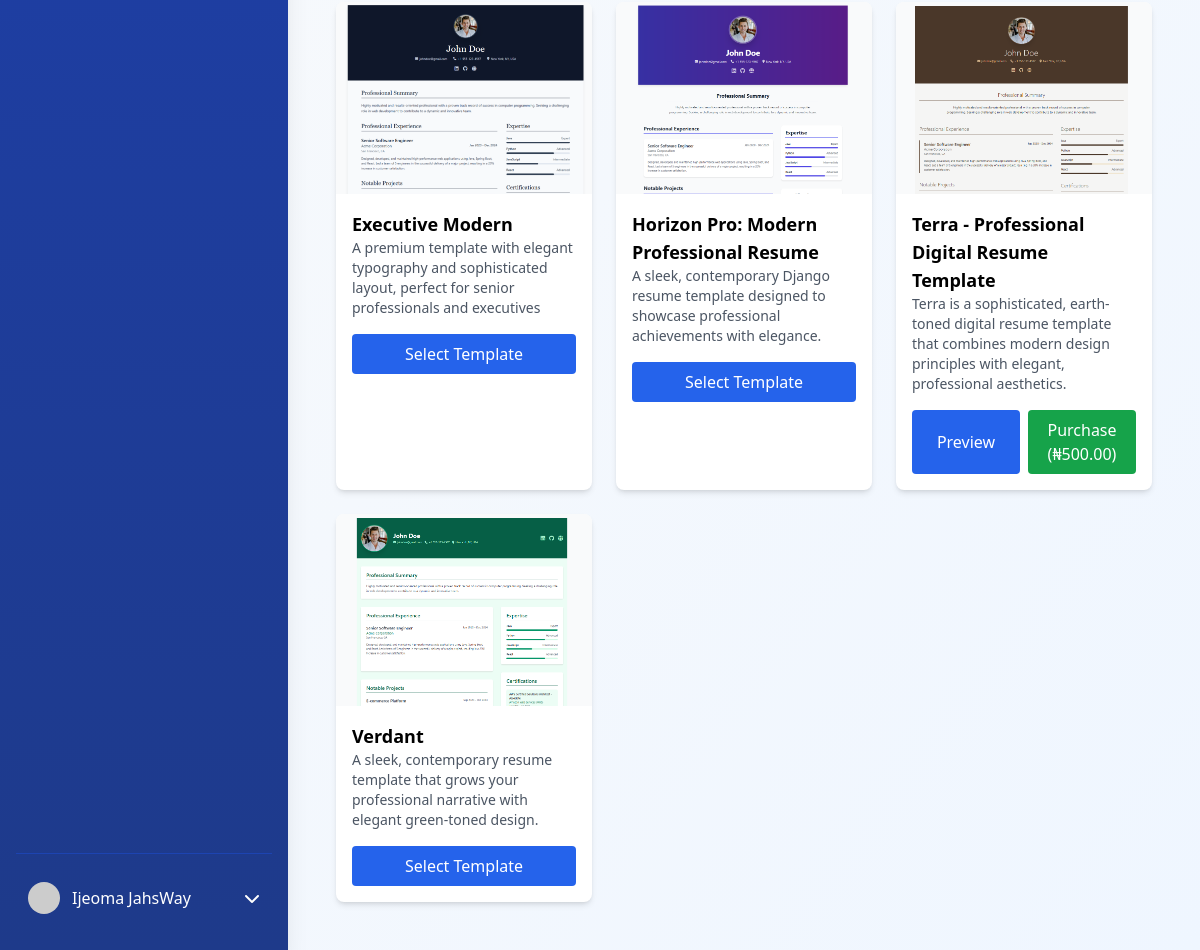
Page /resumes/templates/ (signed in, lower part) on the earlier database version.
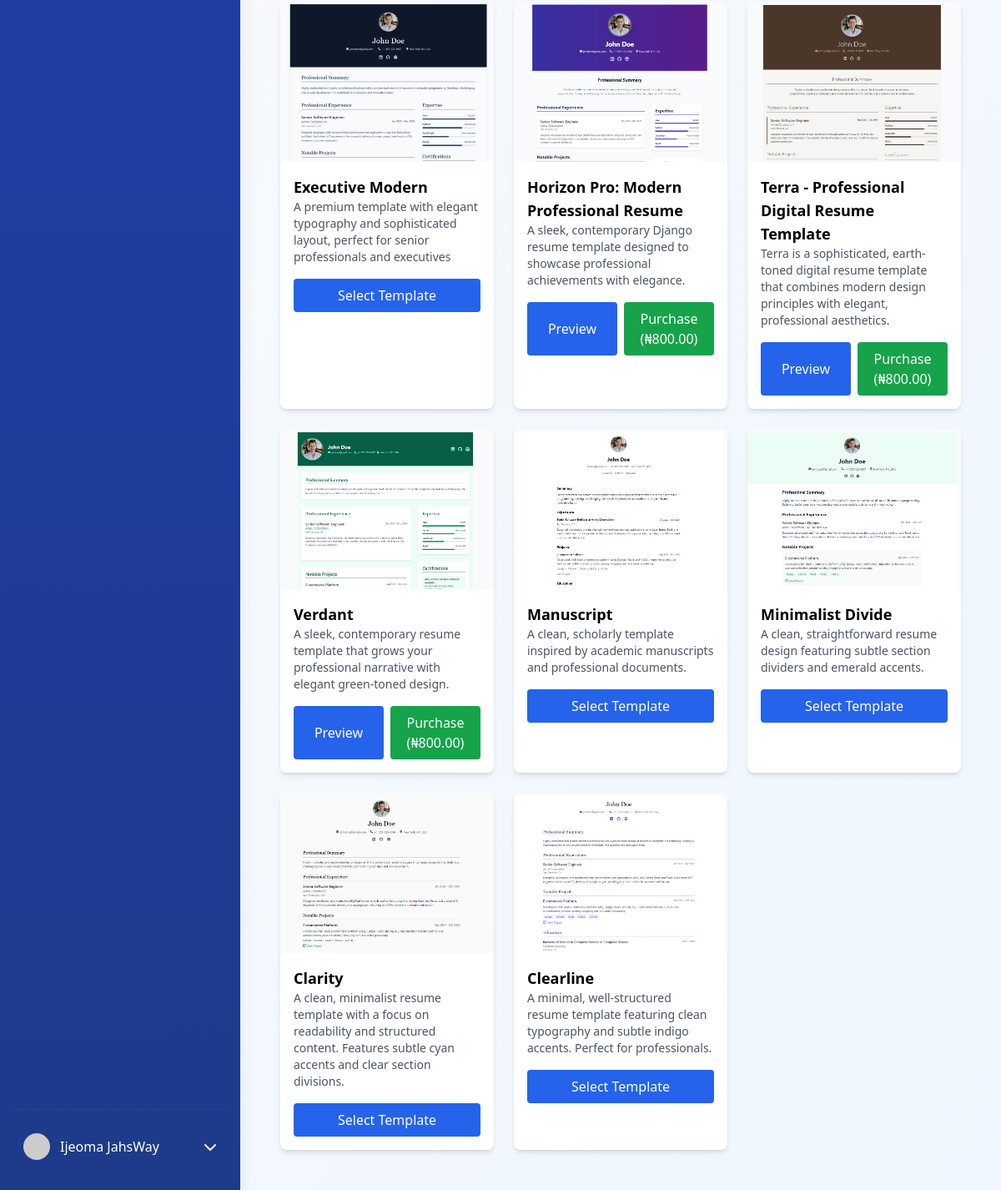
Same page on the later database version.
### resumes/models.py (models this page shows, shortened)
class ResumeTemplate(models.Model):
    name = models.CharField(max_length=100)
    description = models.TextField()
    preview_image = models.ImageField(upload_to='template_previews/')
    price = models.DecimalField(max_digits=10, decimal_places=2, default=0.00)
    html_content = models.TextField(help_text="Enter the complete HTML template code")
    css_content = models.TextField(blank=True, help_text="Additional CSS styles")
    created_at = models.DateTimeField(auto_now_add=True)
    is_active = models.BooleanField(default=True)
    @property
    def is_free(self):
        return self.price == 0

### resumes/views.py (the view)
# urls.py: path('templates/', views.template_selection, name='template_selection'),
@login_required
def template_selection(request):
    templates = ResumeTemplate.objects.filter(is_active=True)
    user_templates = ResumeTemplate.objects.filter(
        id__in=UserTemplate.objects.filter(user=request.user).values_list('template_id', flat=True)
    )
    context = {
        'templates': templates,
        'user_templates': user_templates
    }
    return render(request, 'resumes/template_selection.html', context)

### core/context_processors.py (called while the page is built)
def site_settings(request):
    try:
        settings = SiteSettings.objects.first()
        templates = ResumeTemplate.objects.filter(is_active=True).order_by('?')
        return {
            'site_settings': settings,
            'featured_templates': templates
        }
    except:
        return {
            'site_settings': None,
            'featured_templates': []
        }

### resumes/templates/resumes/template_selection.html (shortened to what this page needs)
{% extends "accounts/dashboard_base.html" %}
{% block content %}
<div class="max-w-7xl mx-auto p-4">
    <div class="grid grid-cols-1 md:grid-cols-2 lg:grid-cols-3 gap-6">
        {% if templates %}
            {% for template in templates %}
                <div class="bg-white rounded-lg shadow-md overflow-hidden">
                    <img src="{{ template.preview_image.url }}" alt="{{ template.name }}" class="w-full h-48 object-cover">
                    <div class="p-4">
                        <h3 class="text-lg font-semibold">{{ template.name }}</h3>
                        <p class="text-gray-600 text-sm mb-4">{{ template.description }}</p>
                        {% if template in user_templates or template.is_free %}
                            <button onclick="selectTemplate({{ template.id }})"
                                    class="w-full bg-blue-600 text-white px-4 py-2 rounded hover:bg-blue-700">
                                Select Template
                            </button>
                        {% else %}
                            <div class="flex gap-2">
                                <button onclick="previewTemplate({{ template.id }})"
                                        class="w-1/2 bg-blue-600 text-white px-4 py-2 rounded hover:bg-blue-700">
                                    Preview
                                </button>
                                <button onclick="initializePayment({{ template.id }})"
                                        class="w-1/2 bg-green-600 text-white px-4 py-2 rounded hover:bg-green-700">
                                    Purchase (₦{{ template.price }})
                                </button>
                            </div>
                        {% endif %}
                    </div>
                </div>
            {% endfor %}
        {% endif %}
    </div>
</div>
{% endblock %}

### accounts/templates/accounts/dashboard_base.html (shortened to what this page needs)
<!DOCTYPE html>
<html lang="en">
<head>
    <script src="https://cdn.tailwindcss.com"></script>
    <link rel="stylesheet" href="https://cdnjs.cloudflare.com/ajax/libs/font-awesome/6.4.0/css/all.min.css">
</head>
<body class="bg-gradient-to-br from-gray-50 to-blue-50"
      x-data="{
          sidebarOpen: localStorage.getItem('sidebarOpen') === 'true' || window.innerWidth > 768,
          theme: localStorage.getItem('theme') || 'light'
      }"
      x-init="$watch('sidebarOpen', value => localStorage.setItem('sidebarOpen', value))">
    <div class="min-h-screen flex">
        <aside x-cloak
               :class="{'translate-x-0': sidebarOpen, '-translate-x-full hidden': !sidebarOpen}"
               class="fixed md:relative bg-gradient-to-b from-blue-800 to-blue-900 text-white w-72 min-h-screen z-30 sidebar-transition shadow-xl">
            <div class="h-full flex flex-col px-4 py-6">
                <nav class="flex-1">
                </nav>
                <div class="border-t border-blue-700/50 pt-4 space-y-2">
                    <div x-data="{ userMenuOpen: false }" class="relative">
                        <button @click="userMenuOpen = !userMenuOpen"
                                class="w-full flex items-center justify-between p-3 rounded-lg hover:bg-blue-700/50 transition-colors">
                            <div class="flex items-center">
                                <img src="{{ user.profile.profile_picture.url|default:'https://placehold.co/40x40' }}"
                                     alt="Profile"
                                     class="w-8 h-8 rounded-full object-cover">
                                <span class="ml-3">{{ user.get_full_name|default:user.username }}</span>
                            </div>
                            <i class="fas fa-chevron-down transition-transform"
                               :class="{ 'transform rotate-180': userMenuOpen }"></i>
                        </button>
                    </div>
                </div>
            </div>
        </aside>
        <div class="flex-1 flex flex-col min-h-screen w-full transition-all duration-300">
            <main class="flex-1 p-4 md:p-8">
                {% block content %}{% endblock %}
            </main>
        </div>
    </div>
</body>
</html>

### accounts/templates/accounts/dashboard_base.html (style rules this page uses)
.sidebar-transition { transition: all 0.3s cubic-bezier(0.4, 0, 0.2, 1); }

Differences in the rows shown:
changed ResumeTemplate "Horizon Pro: Modern Professional Resume": price (not shown) → "800.00"; price "Select Template" → "Preview Purchase (₦ )"
changed ResumeTemplate "Terra - Professional Digital Resume Template": price "500.00" → "800.00"
changed ResumeTemplate "Verdant": price (not shown) → "800.00"; price "Select Template" → "Preview Purchase (₦ )"
added ResumeTemplate: preview_image (picture), name "Manuscript", description "A clean, scholarly template inspired by academic manuscripts and professional documents."
added ResumeTemplate: preview_image (picture), name "Minimalist Divide", description "A clean, straightforward resume design featuring subtle section dividers and emerald accents."
added ResumeTemplate: preview_image (picture), name "Clarity", description "A clean, minimalist resume template with a focus on readability and structured content. Features subtle cyan accents and clear section divisions."
added ResumeTemplate: preview_image (picture), name "Clearline", description "A minimal, well-structured resume template featuring clean typography and subtle indigo accents. Perfect for professionals."
